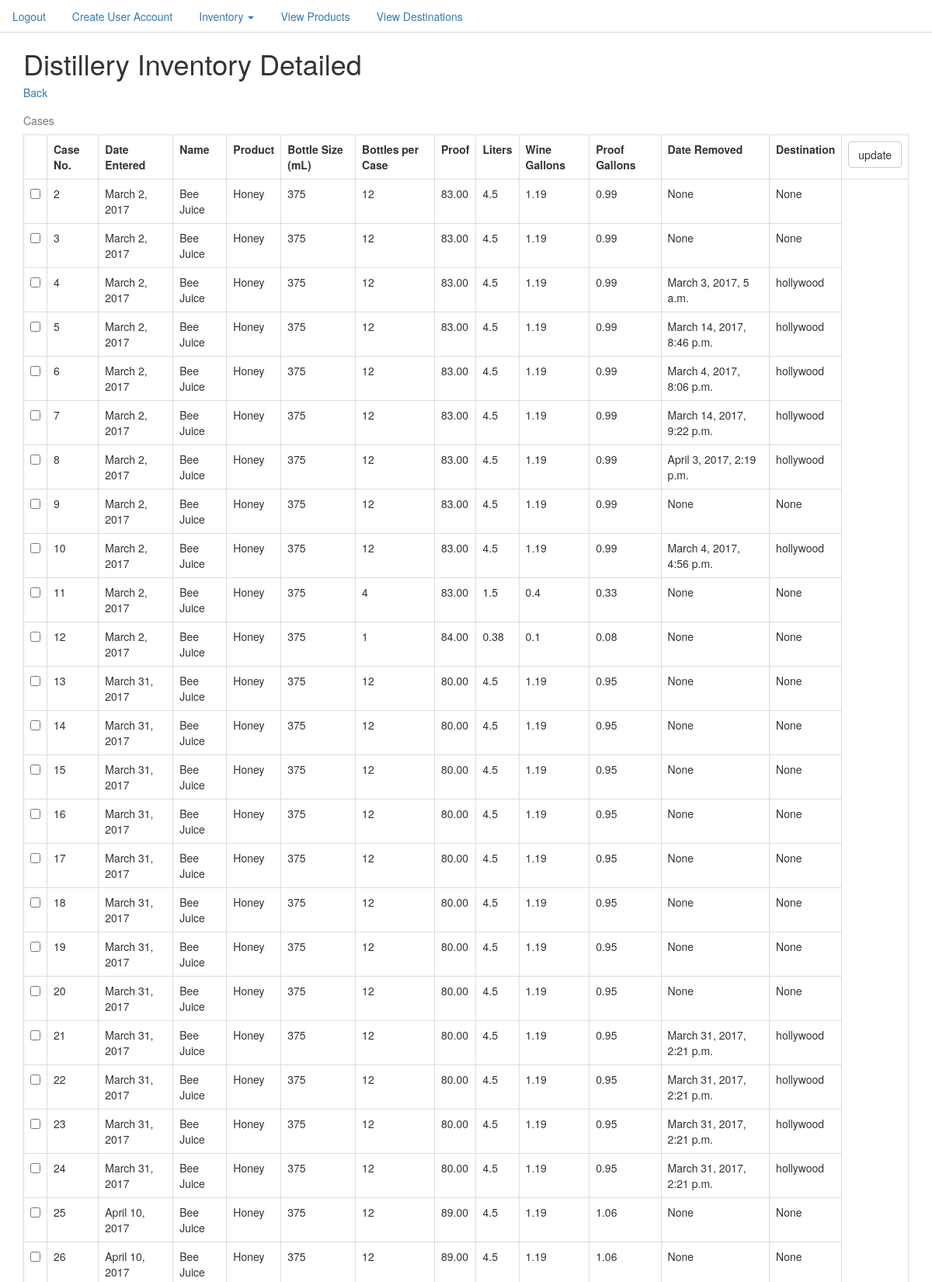
Screenshot of /inventory/ (signed in, upper part) with the database file from the repository.
### inventory/models.py (models this page shows, shortened)
class InventoryItem(models.Model):
    case_number = models.IntegerField(unique=True)
    date_assigned = models.DateField()
    name = models.ForeignKey(Product, on_delete=models.PROTECT)
    proof = models.DecimalField(max_digits=5,decimal_places=2)
    date_removed = models.DateTimeField(null=True,blank=True)
    destination = models.CharField(null=True,max_length=100,blank=True)
    case_fraction = models.DecimalField(max_digits=5,decimal_places=4,default=1.0)
    @property
    def bottles_per_case(self):
        if self.name.bottle_size == 750:
            return int(round(6 * self.case_fraction,0))
        elif self.name.bottle_size == 375:
            return int(round(12 * self.case_fraction,0))
    @property
    def product(self):
        return self.name.product_type
    @property
    def liters(self):
        return round(self.name.bottle_size/1000 * self.bottles_per_case,2)
    @property
    def wine_gallons(self):
        return round((float(self.liters) * .264172),2)
    @property
    def proof_gallons(self):
        return round((int(self.proof)/100 * self.wine_gallons), 2)

class Product(models.Model):
    product_name = models.CharField(max_length=50)
    product_type = models.CharField(max_length=50)
    UPC = models.CharField(max_length=20)
    bottle_size = models.IntegerField()
    def __str__(self):
        return str(self.product_name)

### inventory/views.py (the view)
# urls.py: url(r'^inventory/$', InventoryListView.as_view(), name='inventory_list_view'),
class InventoryListView(LoginRequiredMixin, ListView):
    model = InventoryItem
    def get_queryset(self):
        return InventoryItem.objects.all().order_by('case_number')
    def get_context_data(self, **kwargs):
        context = super(InventoryListView, self).get_context_data(**kwargs)
        strays = Stray.objects.all()
        context['strays'] = strays
        return context

### templates/inventory/inventoryitem_list.html (shortened to what this page needs)
{% extends 'base.html' %}
{% block content %}
<div class="container">
  <h1>Distillery Inventory Detailed</h1>
  <h5><a href="{% url 'inventory_summary_view' %}">Back</a></h5>
<table  class="table table-bordered" >
    <caption>Cases</caption>
  <tr>
    <th></th>
    <th>Case No. </th>
    <th>Date Entered</th>
    <th>Name</th>
    <th>Product</th>
    <th>Bottle Size (mL)</th>
    <th>Bottles per Case</th>
    <th>Proof</th>
    <th>Liters</th>
    <th>Wine Gallons</th>
    <th>Proof Gallons</th>
    <th>Date Removed</th>
    <th>Destination</th>
    {% if request.user.is_superuser %}
      <th><form class="" action="update/" method="get">
        <input class="btn btn-default btn-md"type="submit" name="" value="update">
    </th>
      {% endif %}
  </tr>
  {% for item in object_list %}
  <tr>
    <td><input type="checkbox" name="checks" value="{{ item.id }}"/></td>
    <td>{{item.case_number}}</td>
    <td>{{item.date_assigned}}</td>
    <td>{{item.name}}</td>
    <td>{{item.product}}</td>
    <td>{{item.name.bottle_size}}</td>
    <td>{{item.bottles_per_case}}</td>
    <td>{{item.proof}}</td>
    <td>{{item.liters}}</td>
    <td>{{item.wine_gallons}}</td>
    <td>{{item.proof_gallons}}</td>
    <td>{{item.date_removed}}</td>
    <td>{{item.destination}}</td>
  </tr>
{% endfor %}
</div>
{% endblock %}

### templates/base.html (style rules this page uses)
body { background-color: white; }

### rows the page displays
InventoryItem: case_number "2", date_assigned "March 2, 2017", name "Bee Juice", product "Honey", name.bottle_size "375", bottles_per_case "12", proof "83.00", liters "4.5", wine_gallons "1.19", proof_gallons "0.99", date_removed "None", destination "None"
InventoryItem: case_number "3", date_assigned "March 2, 2017", name "Bee Juice", product "Honey", name.bottle_size "375", bottles_per_case "12", proof "83.00", liters "4.5", wine_gallons "1.19", proof_gallons "0.99", date_removed "None", destination "None"
InventoryItem: case_number "4", date_assigned "March 2, 2017", name "Bee Juice", product "Honey", name.bottle_size "375", bottles_per_case "12", proof "83.00", liters "4.5", wine_gallons "1.19", proof_gallons "0.99", date_removed "March 3, 2017, 5 a.m.", destination "hollywood"
InventoryItem: case_number "5", date_assigned "March 2, 2017", name "Bee Juice", product "Honey", name.bottle_size "375", bottles_per_case "12", proof "83.00", liters "4.5", wine_gallons "1.19", proof_gallons "0.99", date_removed "March 14, 2017, 8:46 p.m.", destination "hollywood"
InventoryItem: case_number "6", date_assigned "March 2, 2017", name "Bee Juice", product "Honey", name.bottle_size "375", bottles_per_case "12", proof "83.00", liters "4.5", wine_gallons "1.19", proof_gallons "0.99", date_removed "March 4, 2017, 8:06 p.m.", destination "hollywood"
InventoryItem: case_number "7", date_assigned "March 2, 2017", name "Bee Juice", product "Honey", name.bottle_size "375", bottles_per_case "12", proof "83.00", liters "4.5", wine_gallons "1.19", proof_gallons "0.99", date_removed "March 14, 2017, 9:22 p.m.", destination "hollywood"
InventoryItem: case_number "8", date_assigned "March 2, 2017", name "Bee Juice", product "Honey", name.bottle_size "375", bottles_per_case "12", proof "83.00", liters "4.5", wine_gallons "1.19", proof_gallons "0.99", date_removed "April 3, 2017, 2:19 p.m.", destination "hollywood"
InventoryItem: case_number "9", date_assigned "March 2, 2017", name "Bee Juice", product "Honey", name.bottle_size "375", bottles_per_case "12", proof "83.00", liters "4.5", wine_gallons "1.19", proof_gallons "0.99", date_removed "None", destination "None"
InventoryItem: case_number "10", date_assigned "March 2, 2017", name "Bee Juice", product "Honey", name.bottle_size "375", bottles_per_case "12", proof "83.00", liters "4.5", wine_gallons "1.19", proof_gallons "0.99", date_removed "March 4, 2017, 4:56 p.m.", destination "hollywood"
InventoryItem: case_number "11", date_assigned "March 2, 2017", name "Bee Juice", product "Honey", name.bottle_size "375", bottles_per_case "4", proof "83.00", liters "1.5", wine_gallons "0.4", proof_gallons "0.33", date_removed "None", destination "None"
InventoryItem: case_number "12", date_assigned "March 2, 2017", name "Bee Juice", product "Honey", name.bottle_size "375", bottles_per_case "1", proof "84.00", liters "0.38", wine_gallons "0.1", proof_gallons "0.08", date_removed "None", destination "None"
InventoryItem: case_number "13", date_assigned "March 31, 2017", name "Bee Juice", product "Honey", name.bottle_size "375", bottles_per_case "12", proof "80.00", liters "4.5", wine_gallons "1.19", proof_gallons "0.95", date_removed "None", destination "None"
InventoryItem: case_number "14", date_assigned "March 31, 2017", name "Bee Juice", product "Honey", name.bottle_size "375", bottles_per_case "12", proof "80.00", liters "4.5", wine_gallons "1.19", proof_gallons "0.95", date_removed "None", destination "None"
InventoryItem: case_number "15", date_assigned "March 31, 2017", name "Bee Juice", product "Honey", name.bottle_size "375", bottles_per_case "12", proof "80.00", liters "4.5", wine_gallons "1.19", proof_gallons "0.95", date_removed "None", destination "None"
InventoryItem: case_number "16", date_assigned "March 31, 2017", name "Bee Juice", product "Honey", name.bottle_size "375", bottles_per_case "12", proof "80.00", liters "4.5", wine_gallons "1.19", proof_gallons "0.95", date_removed "None", destination "None"
InventoryItem: case_number "17", date_assigned "March 31, 2017", name "Bee Juice", product "Honey", name.bottle_size "375", bottles_per_case "12", proof "80.00", liters "4.5", wine_gallons "1.19", proof_gallons "0.95", date_removed "None", destination "None"
InventoryItem: case_number "18", date_assigned "March 31, 2017", name "Bee Juice", product "Honey", name.bottle_size "375", bottles_per_case "12", proof "80.00", liters "4.5", wine_gallons "1.19", proof_gallons "0.95", date_removed "None", destination "None"
InventoryItem: case_number "19", date_assigned "March 31, 2017", name "Bee Juice", product "Honey", name.bottle_size "375", bottles_per_case "12", proof "80.00", liters "4.5", wine_gallons "1.19", proof_gallons "0.95", date_removed "None", destination "None"
InventoryItem: case_number "20", date_assigned "March 31, 2017", name "Bee Juice", product "Honey", name.bottle_size "375", bottles_per_case "12", proof "80.00", liters "4.5", wine_gallons "1.19", proof_gallons "0.95", date_removed "None", destination "None"
InventoryItem: case_number "21", date_assigned "March 31, 2017", name "Bee Juice", product "Honey", name.bottle_size "375", bottles_per_case "12", proof "80.00", liters "4.5", wine_gallons "1.19", proof_gallons "0.95", date_removed "March 31, 2017, 2:21 p.m.", destination "hollywood"
InventoryItem: case_number "22", date_assigned "March 31, 2017", name "Bee Juice", product "Honey", name.bottle_size "375", bottles_per_case "12", proof "80.00", liters "4.5", wine_gallons "1.19", proof_gallons "0.95", date_removed "March 31, 2017, 2:21 p.m.", destination "hollywood"
InventoryItem: case_number "23", date_assigned "March 31, 2017", name "Bee Juice", product "Honey", name.bottle_size "375", bottles_per_case "12", proof "80.00", liters "4.5", wine_gallons "1.19", proof_gallons "0.95", date_removed "March 31, 2017, 2:21 p.m.", destination "hollywood"
InventoryItem: case_number "24", date_assigned "March 31, 2017", name "Bee Juice", product "Honey", name.bottle_size "375", bottles_per_case "12", proof "80.00", liters "4.5", wine_gallons "1.19", proof_gallons "0.95", date_removed "March 31, 2017, 2:21 p.m.", destination "hollywood"
InventoryItem: case_number "25", date_assigned "April 10, 2017", name "Bee Juice", product "Honey", name.bottle_size "375", bottles_per_case "12", proof "89.00", liters "4.5", wine_gallons "1.19", proof_gallons "1.06", date_removed "None", destination "None"
InventoryItem: case_number "26", date_assigned "April 10, 2017", name "Bee Juice", product "Honey", name.bottle_size "375", bottles_per_case "12", proof "89.00", liters "4.5", wine_gallons "1.19", proof_gallons "1.06", date_removed "None", destination "None"
